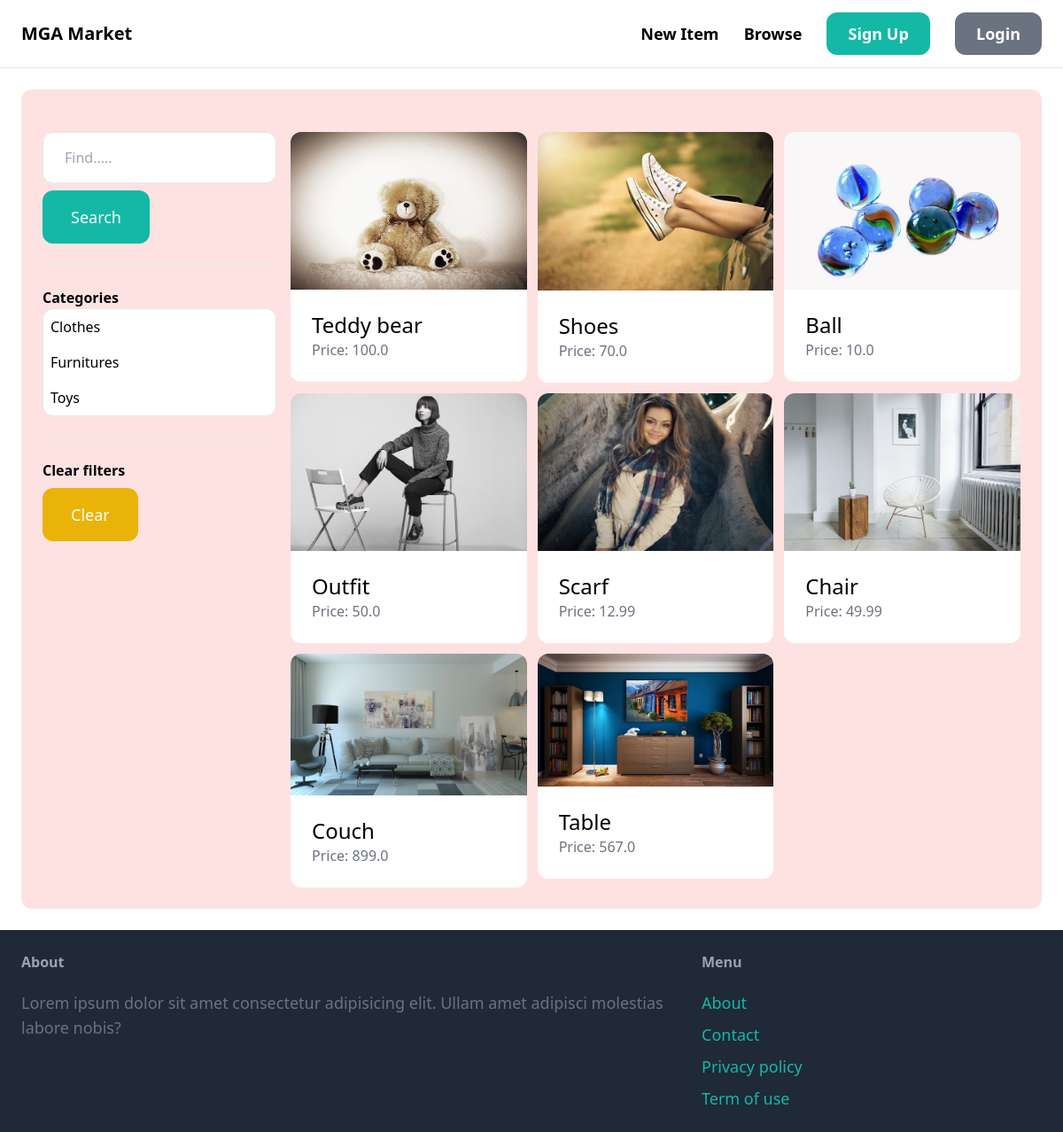
The app's page /items/ with its own data.
### item/models.py (models this page shows, shortened)
class Category(models.Model):
    name = models.CharField(max_length=255)
    class Meta:
        ordering = ('name',)
        verbose_name_plural = 'Categories'

class Item(models.Model):
    category = models.ForeignKey(Category, related_name='items', on_delete=models.CASCADE)
    name = models.CharField(max_length=255)
    description = models.TextField(blank=True, null=True)
    price = models.FloatField()
    image = models.ImageField(upload_to='items_images', blank=False, null=True)
    is_sold = models.BooleanField(default=False)
    created_by = models.ForeignKey(User, related_name='items', on_delete=models.CASCADE)
    created_at = models.DateTimeField(auto_now_add=True)

### item/views.py (the view)
# urls.py: path('', views.browse, name='browse'),
def browse(request):
    query = request.GET.get('query', '')
    items = Item.objects.filter(is_sold=False)
    categories = Category.objects.all()
    category_id = request.GET.get('category', 0)
    if category_id:
        items = items.filter(category_id=category_id)
    if query:
        items = items.filter(Q(name__icontains=query) | Q(description__icontains=query))
    return render(request, 'item/browse.html', {
        'items': items,
        'query': query,
        'categories': categories,
        'category_id': int(category_id)
    })

### item/templates/item/browse.html (shortened to what this page needs)
{% extends 'core/base.html' %}
{% block content %}
    <div class="px-6 py-12 pb-6 grid grid-cols-4 gap-4 bg-red-100 rounded-xl">
        <div class="col-span-1">
            <form method="get" action="{% url 'item:browse' %}">
                <input name="query" class="w-full py-4 px-6 border rounded-xl" type="text" value="{{ query }}" placeholder="Find....." />
                <button class="mt-2 py-4 px-8 text-lg bg-teal-500 text-white rounded-xl">Search</button>
            </form>
            <hr class="my-6">
            <p class="font-semibold">Categories</p>
            <ul class="border rounded-xl bg-white">
                {% for category in categories %}
                    <li class="py-2 px-2 {% if category.id == category_id %} bg-red-200{% endif %}">
                        <a href="{% url 'item:browse' %}?query={{ query }}&category={{ category.id}}">{{ category.name }}</a>
                    </li>
                {% endfor %}
            </ul>
            <hr class="my-6">
            <p class="font-semibold">Clear filters</p>
            <ul>
                <li><a href="{% url 'item:browse' %}" class="mt-2 py-4 px-8 inline-block bg-yellow-500 text-lg rounded-xl text-white">Clear</a></li>
            </ul>
        </div>
        <div class="col-span-3">
            <div class="grid grid-cols-3 gap-3">
                {% for item in items %}
                    <div>
                        <a href="{% url 'item:detail' item.id %}">
                            <div>
                                <img src="{{ item.image.url }}" class="rounded-t-xl object-cover" />
                            </div>
                            <div class="p-6 bg-white rounded-b-xl">
                                <h2 class="text-2xl">{{ item.name }}</h2>
                                <p class="text-gray-500">Price: {{ item.price }}</p>
                            </div>
                        </a>
                    </div>
                {% endfor %}
            </div>
        </div>
    </div>
{% endblock %}

### records on screen
Category: name "Clothes"
Category: name "Furnitures"
Category: name "Toys"
Item: image (picture), name "Teddy bear", price "100.0"
Item: image (picture), name "Shoes", price "70.0"
Item: image (picture), name "Ball", price "10.0"
Item: image (picture), name "Outfit", price "50.0"
Item: image (picture), name "Scarf", price "12.99"
Item: image (picture), name "Chair", price "49.99"
Item: image (picture), name "Couch", price "899.0"
Item: image (picture), name "Table", price "567.0"
